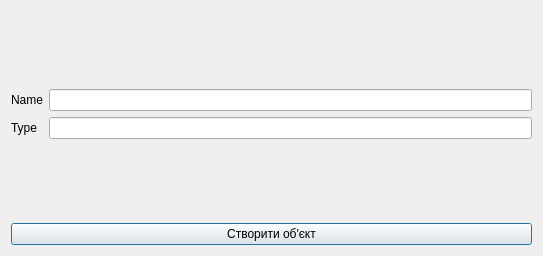
<?xml version="1.0" encoding="UTF-8"?>
<ui version="4.0">
 <class>DialogFish</class>
 <widget class="QDialog" name="DialogFish">
  <property name="geometry">
   <rect>
    <x>0</x>
    <y>0</y>
    <width>543</width>
    <height>256</height>
   </rect>
  </property>
  <property name="windowTitle">
   <string>Dialog</string>
  </property>
  <layout class="QVBoxLayout" name="verticalLayout_4">
   <item>
    <spacer name="verticalSpacer_2">
     <property name="orientation">
      <enum>Qt::Vertical</enum>
     </property>
     <property name="sizeHint" stdset="0">
      <size>
       <width>20</width>
       <height>40</height>
      </size>
     </property>
    </spacer>
   </item>
   <item>
    <layout class="QVBoxLayout" name="verticalLayout_3">
     <item>
      <layout class="QHBoxLayout" name="horizontalLayout">
       <item>
        <layout class="QVBoxLayout" name="verticalLayout">
         <item>
          <widget class="QLabel" name="label">
           <property name="text">
            <string>Name</string>
           </property>
          </widget>
         </item>
         <item>
          <widget class="QLabel" name="label_2">
           <property name="text">
            <string>Type</string>
           </property>
          </widget>
         </item>
        </layout>
       </item>
       <item>
        <layout class="QVBoxLayout" name="verticalLayout_2">
         <item>
          <widget class="QLineEdit" name="NameLineEdit"/>
         </item>
         <item>
          <widget class="QLineEdit" name="TypeLineEdit"/>
         </item>
        </layout>
       </item>
      </layout>
     </item>
    </layout>
   </item>
   <item>
    <spacer name="verticalSpacer">
     <property name="orientation">
      <enum>Qt::Vertical</enum>
     </property>
     <property name="sizeHint" stdset="0">
      <size>
       <width>20</width>
       <height>40</height>
      </size>
     </property>
    </spacer>
   </item>
   <item>
    <widget class="QPushButton" name="pushButton">
     <property name="text">
      <string>Створити об'єкт</string>
     </property>
    </widget>
   </item>
  </layout>
 </widget>
 <resources/>
 <connections/>
</ui>
